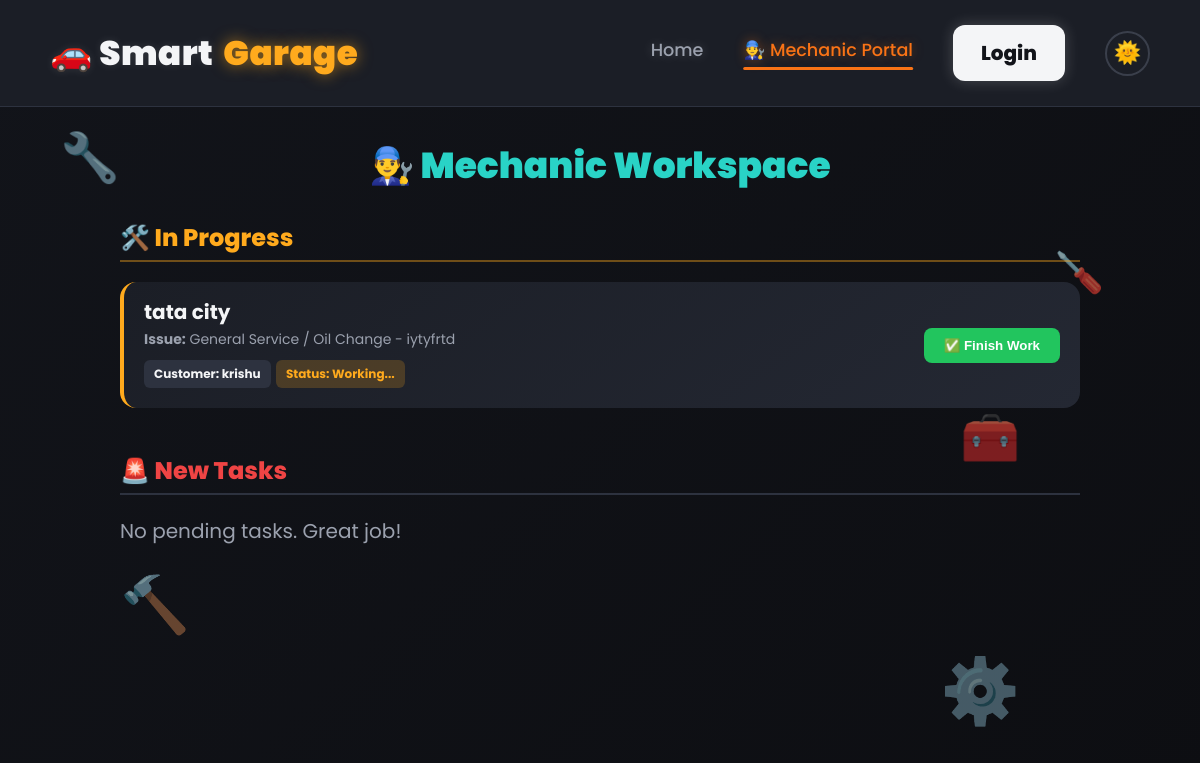
/dashboard/mechanic/, run on the app's committed database.
### bookings/models.py (models this page shows, shortened)
class Booking(models.Model):
    STATUS_CHOICES = (
        ('Pending', 'Pending (Wait)'),
        ('Repairing', 'Repairing (Kaam Chalu)'),
        ('Ready', 'Ready (Le Jao)'),
        ('Delivered', 'Delivered (Done)'),
    )
    SERVICE_CHOICES = (
        ('General', 'General Service / Oil Change'),
        ('Wash', 'Car Wash & Cleaning'),
        ('AC', 'AC Repair & Gas'),
        ('Denting', 'Denting & Painting'),
        ('Custom', 'Other / Custom Issue'),
    )
    customer = models.ForeignKey(settings.AUTH_USER_MODEL, on_delete=models.CASCADE, related_name='bookings')
    vehicle = models.ForeignKey(Vehicle, on_delete=models.CASCADE, related_name='bookings')
    service_type = models.CharField(max_length=20, choices=SERVICE_CHOICES, default='General')
    problem_description = models.TextField(blank=True, help_text="Kya problem aa rahi hai?")
    booking_date = models.DateField(help_text="Kis din service ke liye aana hai?")
    status = models.CharField(max_length=20, choices=STATUS_CHOICES, default='Pending')
    final_bill = models.PositiveIntegerField(blank=True, null=True, help_text="Final amount to pay")
    rating = models.IntegerField(null=True, blank=True, help_text="Rating out of 5")
    feedback = models.TextField(blank=True, null=True, help_text="Customer Review")
    created_at = models.DateTimeField(auto_now_add=True)

### customers/models.py (models this page shows, shortened)
class Vehicle(models.Model):
    FUEL_CHOICES = (
        ('Petrol', 'Petrol'),
        ('Diesel', 'Diesel'),
        ('CNG', 'CNG'),
        ('EV', 'Electric (EV)'),
    )
    owner = models.ForeignKey(settings.AUTH_USER_MODEL, on_delete=models.CASCADE, related_name='vehicles')
    registration_number = models.CharField(max_length=20, unique=True, help_text="e.g. MH 04 AB 1234")
    brand = models.CharField(max_length=50, help_text="e.g. Honda, Tata, Hyundai")
    car_model = models.CharField(max_length=50, help_text="e.g. City, Nexon, i20")
    fuel_type = models.CharField(max_length=20, choices=FUEL_CHOICES, default='Petrol')
    manufacturing_year = models.PositiveIntegerField()
    mileage = models.PositiveIntegerField(help_text="Current KMs driven", default=0)
    created_at = models.DateTimeField(auto_now_add=True)

### accounts/models.py (models this page shows, shortened)
class User(AbstractUser):
    class Role(models.TextChoices):
        OWNER = 'OWNER', 'Owner / Admin'
        ADVISOR = 'ADVISOR', 'Service Advisor'
        MECHANIC = 'MECHANIC', 'Mechanic'
        CUSTOMER = 'CUSTOMER', 'Customer'
    role = models.CharField(max_length=20, choices=Role.choices, default=Role.CUSTOMER)
    phone = models.CharField(max_length=15, blank=True)
    profile_image = models.ImageField(upload_to='profiles/', blank=True, null=True)
    is_verified = models.BooleanField(default=False)
    created_at = models.DateTimeField(auto_now_add=True)

### core/views.py (the view)
# urls.py: path('dashboard/mechanic/', views.mechanic_dashboard, name='mechanic_dashboard'),
def mechanic_dashboard(request):
    from bookings.models import Booking
    pending_cars = Booking.objects.filter(status='Pending').order_by('booking_date')
    repairing_cars = Booking.objects.filter(status='Repairing').order_by('booking_date')
    return render(request, 'dashboard/mechanic_dashboard.html', {
        'pending_cars': pending_cars,
        'repairing_cars': repairing_cars
    })

### core/context_processors.py (called while the page is built)
def site_settings(request):
    return {
        'SITE_NAME': 'Smart Garage',
        'SITE_TAGLINE': 'Premium Vehicle Service, Simplified.',
    }

### templates/dashboard/mechanic_dashboard.html (shortened to what this page needs)
{% extends "base.html" %}
{% block content %}
<div class="mech-container">
    <div class="mech-header">
        <h1>👨‍🔧 Mechanic Workspace</h1>
    </div>
    <div class="task-section yellow">
        <h2>🛠️ In Progress</h2>
        {% if repairing_cars %}
            {% for b in repairing_cars %}
            <div class="task-card repairing hover-scale">
                <div class="task-info">
                    <h3>{{ b.vehicle.brand }} {{ b.vehicle.car_model }}</h3>
                    <p><b>Issue:</b> {{ b.get_service_type_display }} - {{ b.problem_description }}</p>
                    <span class="task-badge">Customer: {{ b.customer.first_name }}</span>
                    <span class="task-badge" style="background: rgba(255,170,29,0.2); color: #ffaa1d;">Status: Working...</span>
                </div>
                <div class="task-action">
                    <form action="{% url 'bookings:update_booking' b.id %}" method="POST">
                        <button type="submit" class="btn-finish">✅ Finish Work</button>
                    </form>
                </div>
            </div>
            {% endfor %}
        {% else %}
            <p style="color: var(--muted);">No cars are currently being repaired.</p>
        {% endif %}
    </div>
    <div class="task-section red">
        <h2>🚨 New Tasks</h2>
        {% if pending_cars %}
            {% for b in pending_cars %}
            <div class="task-card pending hover-scale">
                <div class="task-info">
                    <h3>{{ b.vehicle.brand }} {{ b.vehicle.car_model }}</h3>
                    <p><b>Issue:</b> {{ b.get_service_type_display }} - {{ b.problem_description }}</p>
                    <span class="task-badge">Customer: {{ b.customer.first_name }}</span>
                    <span class="task-badge" style="background: rgba(239,68,68,0.2); color: #ef4444;">Status: Not Started</span>
                </div>
                <div class="task-action">
                    <form action="{% url 'bookings:update_booking' b.id %}" method="POST">
                        {% csrf_token %}
                        <input type="hidden" name="status" value="Repairing">
                        <button type="submit" class="btn-start">▶️ Start Work</button>
                    </form>
                </div>
            </div>
            {% endfor %}
        {% else %}
            <p style="color: var(--muted);">No pending tasks. Great job!</p>
        {% endif %}
    </div>
</div>
{% endblock %}

### static/css/design-system.css (style rules this page uses)
:root { --ink: #12141a; --ink-2: #0d0e12; --surface: #1b1e26; --surface-2: #242833; --surface-3: #2d323f; --steel: #3a3f4b; --steel-soft: #2a2e38; --amber: #ffaa1d; --amber-dim: #cc8716; --cyan: #29d3c6; --cyan-dim: #1fa89e; --red: #ef4444; --green: #22c55e; --paper: #f4f5f7; --paper-dim: rgba(255,255,255,0.7); --muted: #9ba1ae; --font-display: 'Barlow Condensed', sans-serif; --font-body: 'Inter', sans-serif; --radius-sm: 6px; --radius-md: 10px; --radius-lg: 16px; --shadow-card: 0 1px 0 rgba(255,255,255,0.04) inset, 0 12px 24px -12px rgba(0,0,0,0.5); --shadow-pop: 0 20px 40px -16px rgba(0,0,0,0.6); --ease: cubic-bezier(0.22, 1, 0.36, 1); }
* { box-sizing: border-box; }
html { scroll-behavior: smooth; }
body { margin: 0; background: linear-gradient(135deg, var(--ink) 0%, var(--ink-2) 100%); color: var(--paper); font-family: 'Poppins', sans-serif !important; font-size: 20px; line-height: 1.6; -webkit-font-smoothing: antialiased; min-height: 100vh; }
.hover-scale { transition: transform 0.3s ease; }
h1, h2, h3, h4 { font-family: 'Poppins', sans-serif !important; font-weight: 700; line-height: 1.05; margin: 0 0 16px 0; color: var(--paper); }
p { margin: 0 0 16px 0; }

### templates/dashboard/mechanic_dashboard.html (style rules this page uses)
.mech-container { max-width: 1000px; margin: 40px auto; padding: 0 20px; }
.mech-header { text-align: center; margin-bottom: 40px; }
.mech-header h1 { font-size: 36px; font-weight: 900; color: #29d3c6; }
.task-section { margin-bottom: 50px; }
.task-section h2 { font-size: 24px; font-weight: 800; border-bottom: 2px solid var(--surface-3); padding-bottom: 10px; margin-bottom: 20px; }
.task-section.red h2 { border-color: rgba(2ef4444, 0.4); color: #ef4444; }
.task-section.yellow h2 { border-color: rgba(255,170,29,0.4); color: #ffaa1d; }
.task-card { background: linear-gradient(145deg, #1b1e26, #242833); border-radius: 16px; padding: 20px; display: flex; justify-content: space-between; align-items: center; margin-bottom: 15px; border-left: 4px solid #333; transition: 0.3s; }
.task-card.repairing { border-left-color: #ffaa1d; }
.task-info h3 { font-size: 20px; margin: 0 0 5px 0; }
.task-info p { color: var(--muted); margin: 0 0 5px 0; font-size: 14px; }
.task-badge { display: inline-block; padding: 4px 10px; background: var(--surface-3); color: var(--paper); border-radius: 6px; font-size: 12px; font-weight: bold; margin-top: 5px; }
.btn-finish { background: #22c55e; color: #fff; padding: 10px 20px; border-radius: 8px; font-weight: bold; text-decoration: none; border: none; cursor: pointer; transition: 0.2s; animation: pulse 2s infinite; }

### data on the page
Booking: vehicle.brand "tata", vehicle.car_model "city", service_type "General Service / Oil Change", problem_description "iytyfrtd", customer.first_name "krishu"
